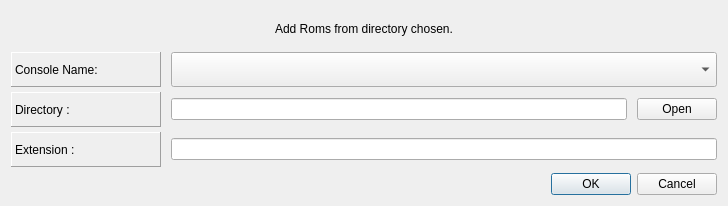
<?xml version="1.0" encoding="UTF-8"?>
<ui version="4.0">
 <class>add_rom_dialog</class>
 <widget class="QDialog" name="add_rom_dialog">
  <property name="geometry">
   <rect>
    <x>0</x>
    <y>0</y>
    <width>728</width>
    <height>206</height>
   </rect>
  </property>
  <property name="windowTitle">
   <string>Add Roms From Directory</string>
  </property>
  <layout class="QGridLayout" name="gridLayout">
   <item row="2" column="0">
    <widget class="QDialogButtonBox" name="rom_add_button_box">
     <property name="orientation">
      <enum>Qt::Horizontal</enum>
     </property>
     <property name="standardButtons">
      <set>QDialogButtonBox::Cancel|QDialogButtonBox::Ok</set>
     </property>
    </widget>
   </item>
   <item row="1" column="0">
    <layout class="QVBoxLayout" name="main_layout">
     <property name="spacing">
      <number>5</number>
     </property>
     <item>
      <layout class="QHBoxLayout" name="console_layout">
       <property name="spacing">
        <number>10</number>
       </property>
       <item>
        <widget class="QLabel" name="console_name_label">
         <property name="minimumSize">
          <size>
           <width>150</width>
           <height>35</height>
          </size>
         </property>
         <property name="maximumSize">
          <size>
           <width>150</width>
           <height>35</height>
          </size>
         </property>
         <property name="frameShape">
          <enum>QFrame::Panel</enum>
         </property>
         <property name="frameShadow">
          <enum>QFrame::Raised</enum>
         </property>
         <property name="text">
          <string>Console Name: </string>
         </property>
        </widget>
       </item>
       <item>
        <widget class="QComboBox" name="console_name_combo">
         <property name="minimumSize">
          <size>
           <width>0</width>
           <height>35</height>
          </size>
         </property>
         <property name="maximumSize">
          <size>
           <width>16777215</width>
           <height>35</height>
          </size>
         </property>
        </widget>
       </item>
      </layout>
     </item>
     <item>
      <layout class="QHBoxLayout" name="directory_layout">
       <property name="spacing">
        <number>10</number>
       </property>
       <item>
        <widget class="QLabel" name="directory_label">
         <property name="minimumSize">
          <size>
           <width>150</width>
           <height>35</height>
          </size>
         </property>
         <property name="maximumSize">
          <size>
           <width>150</width>
           <height>35</height>
          </size>
         </property>
         <property name="frameShape">
          <enum>QFrame::Panel</enum>
         </property>
         <property name="frameShadow">
          <enum>QFrame::Raised</enum>
         </property>
         <property name="text">
          <string>Directory :</string>
         </property>
        </widget>
       </item>
       <item>
        <widget class="QLineEdit" name="directory_line_edit">
         <property name="inputMask">
          <string/>
         </property>
        </widget>
       </item>
       <item>
        <widget class="QPushButton" name="directory_button">
         <property name="text">
          <string>Open</string>
         </property>
        </widget>
       </item>
      </layout>
     </item>
     <item>
      <layout class="QHBoxLayout" name="extension_layout">
       <property name="spacing">
        <number>10</number>
       </property>
       <item>
        <widget class="QLabel" name="extension_label">
         <property name="minimumSize">
          <size>
           <width>150</width>
           <height>35</height>
          </size>
         </property>
         <property name="maximumSize">
          <size>
           <width>150</width>
           <height>35</height>
          </size>
         </property>
         <property name="frameShape">
          <enum>QFrame::Panel</enum>
         </property>
         <property name="frameShadow">
          <enum>QFrame::Raised</enum>
         </property>
         <property name="text">
          <string>Extension :</string>
         </property>
        </widget>
       </item>
       <item>
        <widget class="QLineEdit" name="extension_line_edit"/>
       </item>
      </layout>
     </item>
    </layout>
   </item>
   <item row="0" column="0">
    <widget class="QLabel" name="description_label">
     <property name="text">
      <string>Add Roms from directory chosen.</string>
     </property>
     <property name="alignment">
      <set>Qt::AlignCenter</set>
     </property>
    </widget>
   </item>
  </layout>
 </widget>
 <resources/>
 <connections>
  <connection>
   <sender>rom_add_button_box</sender>
   <signal>accepted()</signal>
   <receiver>add_rom_dialog</receiver>
   <slot>accept()</slot>
   <hints>
    <hint type="sourcelabel">
     <x>248</x>
     <y>254</y>
    </hint>
    <hint type="destinationlabel">
     <x>157</x>
     <y>274</y>
    </hint>
   </hints>
  </connection>
  <connection>
   <sender>rom_add_button_box</sender>
   <signal>rejected()</signal>
   <receiver>add_rom_dialog</receiver>
   <slot>reject()</slot>
   <hints>
    <hint type="sourcelabel">
     <x>316</x>
     <y>260</y>
    </hint>
    <hint type="destinationlabel">
     <x>286</x>
     <y>274</y>
    </hint>
   </hints>
  </connection>
 </connections>
</ui>
